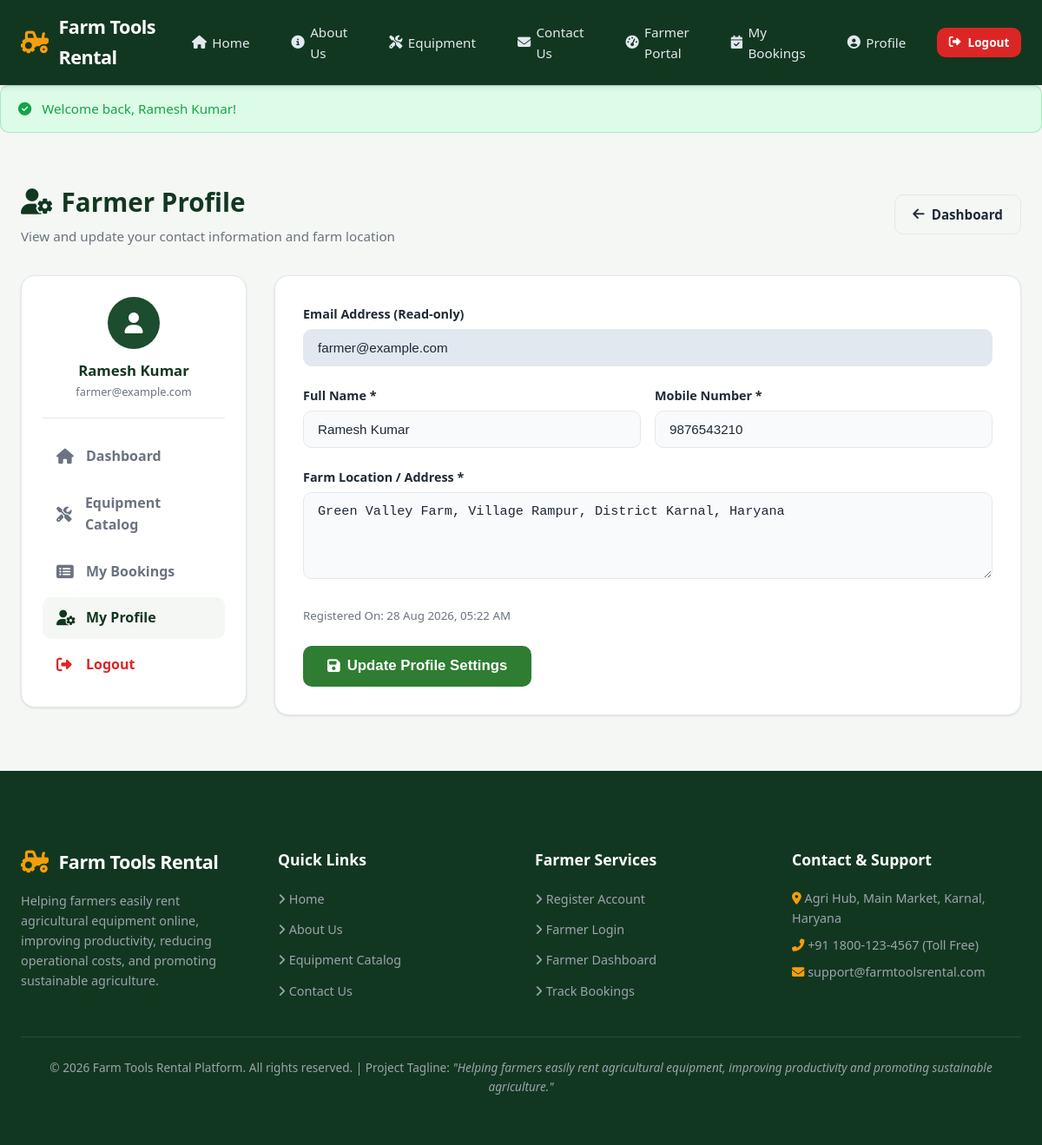
Page /farmer/profile.php (signed in) on the committed database.
### tables this page shows
CREATE TABLE `farmers` (
  `id` INT(11) NOT NULL AUTO_INCREMENT,
  `name` VARCHAR(100) NOT NULL,
  `email` VARCHAR(100) NOT NULL UNIQUE,
  `phone` VARCHAR(20) NOT NULL,
  `address` TEXT NOT NULL,
  `password` VARCHAR(255) NOT NULL,
  `created_at` DATETIME DEFAULT CURRENT_TIMESTAMP,
  PRIMARY KEY (`id`)
);

### farmer/profile.php (the view, shortened to what this page needs)
<?php
require_once __DIR__ . '/../config/database.php';
require_once __DIR__ . '/../includes/auth.php';
$farmer_id = $_SESSION['farmer_id'];
$farmer = null;
try {
    $stmt = $conn->prepare("SELECT * FROM farmers WHERE id = ?");
    $stmt->execute([$farmer_id]);
    $farmer = $stmt->fetch();
} catch (Exception $e) {
    $farmer = null;
}
require_once __DIR__ . '/../includes/header.php';
?>
<div class="container">
  <div class="page-header" style="display: flex; justify-content: space-between; align-items: center; flex-wrap: wrap; gap: 1rem;">
    <div>
      <h1 class="page-title"><i class="fas fa-user-cog"></i> Farmer Profile</h1>
      <p class="page-subtitle">View and update your contact information and farm location</p>
    </div>
    <a href="dashboard.php" class="btn btn-outline-dark"><i class="fas fa-arrow-left"></i> Dashboard</a>
  </div>
  <div class="dashboard-layout">
    <aside class="sidebar">
      <div class="sidebar-user">
        <div class="user-avatar"><i class="fas fa-user"></i></div>
        <h4 style="font-size: 1.05rem; color: var(--primary-dark); font-weight: 700;"><?php echo htmlspecialchars($farmer['name']); ?></h4>
        <p style="font-size: 0.8rem; color: var(--text-muted);"><?php echo htmlspecialchars($farmer['email']); ?></p>
      </div>
      <ul class="sidebar-menu">
        <li><a href="dashboard.php" class="sidebar-link"><i class="fas fa-home"></i> Dashboard</a></li>
        <li><a href="equipment.php" class="sidebar-link"><i class="fas fa-tools"></i> Equipment Catalog</a></li>
        <li><a href="bookings.php" class="sidebar-link"><i class="fas fa-list-alt"></i> My Bookings</a></li>
        <li><a href="profile.php" class="sidebar-link active"><i class="fas fa-user-cog"></i> My Profile</a></li>
        <li><a href="logout.php" class="sidebar-link" style="color: var(--danger);"><i class="fas fa-sign-out-alt"></i> Logout</a></li>
      </ul>
    </aside>
    <div class="table-card" style="padding: 2rem;">
      <form action="profile.php" method="POST">
        <div class="form-group">
          <label class="form-label">Email Address (Read-only)</label>
          <input type="email" class="form-control" value="<?php echo htmlspecialchars($farmer['email']); ?>" readonly style="background: #e2e8f0;">
        </div>
        <div class="form-row">
          <div class="form-group">
            <label class="form-label" for="name">Full Name *</label>
            <input type="text" id="name" name="name" class="form-control" value="<?php echo htmlspecialchars($farmer['name']); ?>" required>
          </div>
          <div class="form-group">
            <label class="form-label" for="phone">Mobile Number *</label>
            <input type="tel" id="phone" name="phone" class="form-control" value="<?php echo htmlspecialchars($farmer['phone']); ?>" required>
          </div>
        </div>
        <div class="form-group">
          <label class="form-label" for="address">Farm Location / Address *</label>
          <textarea id="address" name="address" class="form-control" rows="3" required><?php echo htmlspecialchars($farmer['address']); ?></textarea>
        </div>
        <div class="form-group" style="margin-top: 1rem;">
          <small style="color: var(--text-muted);">Registered On: <?php echo date('d M Y, h:i A', strtotime($farmer['created_at'])); ?></small>
        </div>
        <button type="submit" class="btn btn-primary btn-lg"><i class="fas fa-save"></i> Update Profile Settings</button>
      </form>
    </div>
  </div>
</div>
<?php require_once __DIR__ . '/../includes/footer.php'; ?>

### css/style.css (style rules this page uses)
:root { --primary: #1b4d2e; --primary-dark: #123720; --primary-light: #2e7d32; --accent: #d97706; --accent-gold: #f59e0b; --accent-light: #fef3c7; --bg-main: #f4f7f4; --bg-card: #ffffff; --text-main: #1f2937; --text-muted: #6b7280; --text-light: #9ca3af; --border-color: #e5e7eb; --border-focus: #1b4d2e; --success: #16a34a; --success-bg: #dcfce7; --warning: #eab308; --warning-bg: #fef9c3; --danger: #dc2626; --danger-bg: #fee2e2; --info: #2563eb; --info-bg: #dbeafe; --shadow-sm: 0 1px 3px rgba(0,0,0,0.08), 0 1px 2px rgba(0,0,0,0.04); --shadow-md: 0 4px 6px -1px rgba(0,0,0,0.08), 0 2px 4px -1px rgba(0,0,0,0.04); --shadow-lg: 0 10px 15px -3px rgba(0,0,0,0.1), 0 4px 6px -2px rgba(0,0,0,0.05); --radius-sm: 6px; --radius-md: 10px; --radius-lg: 16px; --transition: all 0.25s ease-in-out; }
* { margin: 0; padding: 0; box-sizing: border-box; }
body { font-family: 'Segoe UI', system-ui, -apple-system, BlinkMacSystemFont, Roboto, sans-serif; background-color: var(--bg-main); color: var(--text-main); line-height: 1.6; min-height: 100vh; display: flex; flex-direction: column; }
a { color: var(--primary); text-decoration: none; transition: var(--transition); }
.btn { display: inline-flex; align-items: center; justify-content: center; gap: 0.5rem; padding: 0.6rem 1.25rem; font-size: 0.95rem; font-weight: 600; border-radius: var(--radius-md); border: none; cursor: pointer; transition: var(--transition); text-align: center; }
.btn-primary { background: var(--primary-light); color: #ffffff; }
.btn-outline-dark { background: transparent; border: 1px solid var(--border-color); color: var(--text-main); }
.btn-lg { padding: 0.85rem 1.75rem; font-size: 1.05rem; }
.container { max-width: 1200px; margin: 0 auto; padding: 2rem 1.5rem; }
.page-header { margin-bottom: 2rem; }
.page-title { font-size: 1.85rem; color: var(--primary-dark); font-weight: 700; display: flex; align-items: center; gap: 0.6rem; }
.page-subtitle { color: var(--text-muted); font-size: 0.95rem; margin-top: 0.25rem; }
.form-group { margin-bottom: 1.35rem; }
.form-label { display: block; font-weight: 600; font-size: 0.9rem; color: var(--text-main); margin-bottom: 0.4rem; }
.form-control { width: 100%; padding: 0.75rem 1rem; font-size: 0.95rem; border: 1px solid var(--border-color); border-radius: var(--radius-md); background: #f9fafb; color: var(--text-main); transition: var(--transition); }
textarea.form-control { resize: vertical; min-height: 100px; }
.form-row { display: grid; grid-template-columns: 1fr 1fr; gap: 1rem; }
.dashboard-layout { display: grid; grid-template-columns: 260px 1fr; gap: 2rem; margin-top: 1rem; }
.sidebar { background: var(--bg-card); border-radius: var(--radius-lg); padding: 1.5rem; box-shadow: var(--shadow-sm); border: 1px solid var(--border-color); height: fit-content; }
.sidebar-user { text-align: center; padding-bottom: 1.25rem; border-bottom: 1px solid var(--border-color); margin-bottom: 1.25rem; }
.user-avatar { width: 60px; height: 60px; border-radius: 50%; background: var(--primary); color: #ffffff; display: flex; align-items: center; justify-content: center; font-size: 1.5rem; font-weight: 700; margin: 0 auto 0.75rem auto; }
.sidebar-menu { list-style: none; display: flex; flex-direction: column; gap: 0.35rem; }
.sidebar-link { display: flex; align-items: center; gap: 0.75rem; padding: 0.7rem 1rem; color: var(--text-muted); font-weight: 600; border-radius: var(--radius-md); transition: var(--transition); }
.sidebar-link:hover, .sidebar-link.active { background: var(--bg-main); color: var(--primary-dark); }
.sidebar-link i { font-size: 1.1rem; width: 22px; }
.table-card { background: var(--bg-card); border-radius: var(--radius-lg); box-shadow: var(--shadow-sm); border: 1px solid var(--border-color); overflow: hidden; margin-bottom: 2rem; }

### rows in the picture
farmers: name "Ramesh Kumar", email "farmer@example.com", phone "9876543210", address "Green Valley Farm, Village Rampur, District Karnal, Haryana", created_at "28 Aug 2026, 05:22 AM"

### other values in the picture
$_SESSION['flash_success'] "Welcome back, Ramesh Kumar!"
